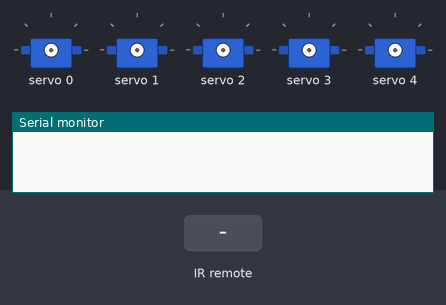
Simulated run of this sketch. Board: Arduino Uno, built with avr-gcc and run on an emulated ATmega328P. Shown: 5 × servo, the last lines printed to the serial monitor. The test bench sets the inputs (shaded band).

Above: at 0.1 s.
At 4.5 s:
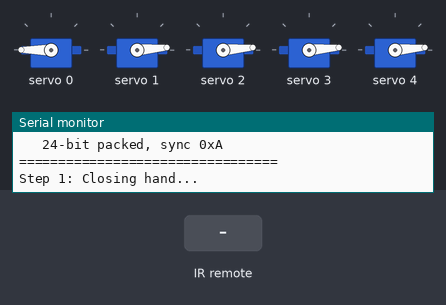
At 11.0 s:
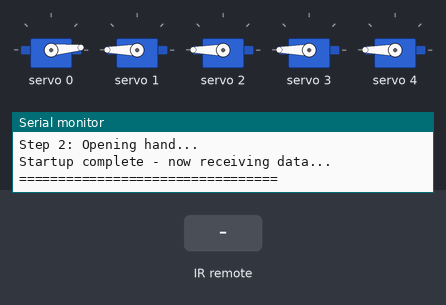
11.1 s: infrared code 0xA received
Timing chart, 0 to 14.1 s (numbered marks = the images above; inputs shaded):
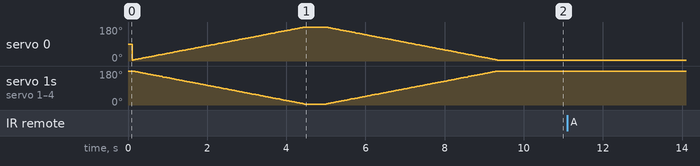

The sketch:

Receiver_code_module.ino
```cpp
/*
 * Wireless Robotic Glove - RECEIVER
 * Arduino Uno + PCA9685 + 5x LFD-01 Servos
 *
 * Protocol: 24-bit packet, bit-packed (matches transmitter exactly)
 *   [SYNC: 4 bits = 0xA] [Thumb: 4] [Index: 4] [Middle: 4] [Ring: 4] [Pinky: 4]
 *   Each finger: 0-15 (16 levels)
 *   Sync nibble validation rejects ~94% of random noise.
 *
 * Wiring:
 * --- 433MHz Receiver ---
 * DATA -> D2 (interrupt 0)
 * VCC  -> 5V
 * GND  -> GND
 *   17.3cm antenna wire on RX module ANT pad
 *
 * --- PCA9685 (I2C) ---
 * VCC -> 5V, GND -> GND, SDA -> A4, SCL -> A5
 * V+  -> External 5V (servo power, separate from logic if possible)
 *
 * --- Servos on PCA9685 ---
 * CH0 -> Thumb, CH1 -> Index, CH2 -> Middle, CH3 -> Ring, CH4 -> Pinky
 */

#include <RCSwitch.h>
#include <Wire.h>
#include <Adafruit_PWMServoDriver.h>

RCSwitch mySwitch = RCSwitch();
Adafruit_PWMServoDriver pca = Adafruit_PWMServoDriver(0x40);

// --- Servo timing ---
// 600-2400us avoids hitting hard stops on most hobby servos. Wider ranges
// cause stall current and supply noise that can deafen the 433MHz receiver.
#define SERVO_MIN_PULSE  600
#define SERVO_MAX_PULSE  2400
#define PCA_FREQ         50

// --- Protocol (must match transmitter exactly) ---
#define NUM_FINGERS       5
#define PACKET_BITS       24
#define SYNC_NIBBLE       0xA
#define LEVELS_PER_FINGER 16
#define MAX_LEVEL         15

// --- Smoothing ---
#define SMOOTH_FACTOR    0.40f

// Precomputed PWM tick conversion: at 50Hz, 4096 ticks per 20000us period.
// tick = (us * 4096 * PCA_FREQ) / 1,000,000 — pure integer math.
#define US_TO_TICK(us)   ((int)(((long)(us) * 4096L * PCA_FREQ) / 1000000L))

const int servoChannel[NUM_FINGERS] = { 0, 1, 2, 3, 4 };

const char* fingerName[NUM_FINGERS] = {
  "Thumb", "Index", "Middle", "Ring", "Pinky"
};

// Mechanical inversion: thumb is mounted opposite the other fingers in this
// hand assembly, so its servo direction is not inverted while the other four
// are. Update this array if you swap or remount any servos.
const bool invertFinger[NUM_FINGERS] = {
  false,  // Thumb
  true,   // Index
  true,   // Middle
  true,   // Ring
  true    // Pinky
};

float smoothedAngle[NUM_FINGERS] = { 0, 0, 0, 0, 0 };
bool firstPacket = true;

#define DEBUG_PRINT 1

void setServoAngle(int channel, int angle) {
  angle = constrain(angle, 0, 180);
  int pulseUs = map(angle, 0, 180, SERVO_MIN_PULSE, SERVO_MAX_PULSE);
  pca.setPWM(channel, 0, US_TO_TICK(pulseUs));
}

// Unpack 24-bit packet:
//   [SYNC: 4 bits] [Thumb: 4] [Index: 4] [Middle: 4] [Ring: 4] [Pinky: 4]
// Returns true if sync nibble matches (valid packet), false otherwise.
bool unpackPacket(unsigned long packet, int outLevels[NUM_FINGERS]) {
  // Validate sync nibble (top 4 bits of 24-bit packet)
  unsigned long sync = (packet >> 20) & 0x0F;
  if (sync != SYNC_NIBBLE) return false;

  outLevels[0] = (packet >> 16) & 0x0F;  // Thumb
  outLevels[1] = (packet >> 12) & 0x0F;  // Index
  outLevels[2] = (packet >> 8)  & 0x0F;  // Middle
  outLevels[3] = (packet >> 4)  & 0x0F;  // Ring
  outLevels[4] =  packet        & 0x0F;  // Pinky

  return true;
}

void applyAngles(const int levels[NUM_FINGERS]) {
  #if DEBUG_PRINT
    Serial.print("OK | ");
  #endif

  for (int i = 0; i < NUM_FINGERS; i++) {
    int angle = map(levels[i], 0, MAX_LEVEL, 0, 180);
    if (invertFinger[i]) angle = 180 - angle;

    if (firstPacket) {
      smoothedAngle[i] = angle;
    } else {
      smoothedAngle[i] = (SMOOTH_FACTOR * angle) +
                         ((1.0f - SMOOTH_FACTOR) * smoothedAngle[i]);
    }

    int finalAngle = (int)smoothedAngle[i];
    setServoAngle(servoChannel[i], finalAngle);

    #if DEBUG_PRINT
      Serial.print(fingerName[i]);
      Serial.print(":");
      Serial.print(finalAngle);
      Serial.print(" ");
    #endif
  }
  firstPacket = false;

  #if DEBUG_PRINT
    Serial.println();
  #endif
}

void startupSequence() {
  Serial.println("Step 1: Closing hand...");
  for (int angle = 0; angle <= 180; angle++) {
    for (int i = 0; i < NUM_FINGERS; i++) {
      int a = invertFinger[i] ? (180 - angle) : angle;
      setServoAngle(servoChannel[i], a);
    }
    delay(20);
  }
  delay(500);

  Serial.println("Step 2: Opening hand...");
  for (int angle = 180; angle >= 0; angle--) {
    for (int i = 0; i < NUM_FINGERS; i++) {
      int a = invertFinger[i] ? (180 - angle) : angle;
      setServoAngle(servoChannel[i], a);
    }
    delay(20);
  }
  delay(500);

  Serial.println("Startup complete - now receiving data...");
  Serial.println("=================================");
}

void setup() {
  Serial.begin(115200);

  pca.begin();
  pca.setOscillatorFrequency(27000000);
  pca.setPWMFreq(PCA_FREQ);
  delay(100);

  Serial.println("=================================");
  Serial.println("Robotic Glove - Receiver");
  Serial.println("   24-bit packed, sync 0xA");
  Serial.println("=================================");

  startupSequence();

  // Enable RF receive after startup so servo PWM transients during the
  // calibration sweep don't get misread as data on the interrupt pin.
  mySwitch.enableReceive(0);  // interrupt 0 = D2 on Uno
}

void loop() {
  if (mySwitch.available()) {
    unsigned long received = mySwitch.getReceivedValue();
    int bitlen = mySwitch.getReceivedBitlength();

    // First filter: must be exactly 24 bits.
    if (bitlen == PACKET_BITS) {
      int levels[NUM_FINGERS];
      // Second filter: sync nibble must match. Together these reject
      // virtually all noise-induced false decodes.
      if (unpackPacket(received, levels)) {
        applyAngles(levels);
      } else {
        #if DEBUG_PRINT
          Serial.print("Bad sync: 0x");
          Serial.println(received, HEX);
        #endif
      }
    }
    // Silently drop wrong-length packets — they're almost always noise.

    mySwitch.resetAvailable();
  }
}
```
